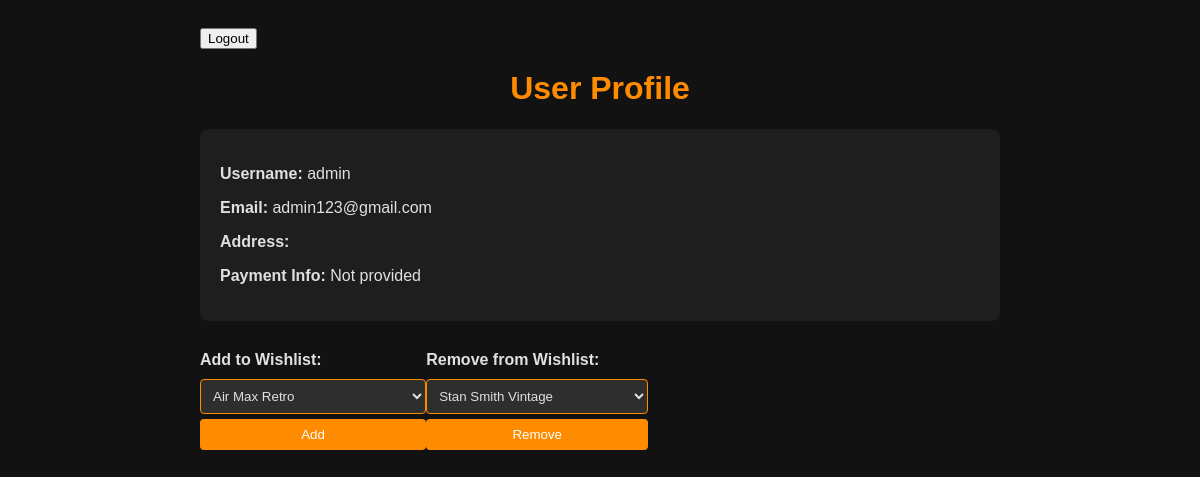
The app's page /users/profile/ (signed in) with its own data.
### users/models.py (models this page shows, shortened)
class UserProfile(AbstractUser):
    email = models.EmailField(unique=True)
    address = models.TextField()
    payment_info = models.TextField(blank=True, null=True)

### users/views.py (the view)
# urls.py: path('profile/', views.profile_view, name="profile"),
@login_required
def profile_view(request):
    user = request.user
    products = Product.objects.all()
    wishlist = Wishlist.objects.filter(user=user)
    return render(request, 'users/profile.html', {
        'user': user,
        'products': products,
        'wishlist': wishlist,
    })

### users/templates/users/profile.html (shortened to what this page needs)
{% load static %}
<!DOCTYPE html>
<html lang="en">
<head>
    <link rel="stylesheet" href="{% static 'css/profile.css' %}">
</head>
<body class="black-theme">
    <div class="profile-container">
        <form class="logout-link" action="{% url 'users:logout'%}" method="post">
            <button type="submit">Logout</button>
        </form>
        <h1>User Profile</h1>
        <div class="profile-info">
            <p><strong>Username:</strong> {{ user.username }}</p>
            <p><strong>Email:</strong> {{ user.email }}</p>
            <p><strong>Address:</strong> {{ user.address }}</p>
            <p><strong>Payment Info:</strong> {{ user.payment_info|default:"Not provided" }}</p>
        </div>
        <div class="wishlist-section">
            <div class="dropdown-container">
                <div class="dropdown">
                    <label for="add-wishlist">Add to Wishlist:</label>
                    <select id="add-wishlist" name="product_to_add">
                        {% for product in products %}
                            <option value="{{ product.id }}">{{ product.name }}</option>
                        {% endfor %}
                    </select>
                    <button onclick="addToWishlist()">Add</button>
                </div>
                <div class="dropdown">
                    <label for="remove-wishlist">Remove from Wishlist:</label>
                    <select id="remove-wishlist" name="product_to_remove">
                        {% for item in wishlist %}
                            <option value="{{ item.product.id }}">{{ item.product.name }}</option>
                        {% endfor %}
                    </select>
                    <button onclick="removeFromWishlist()">Remove</button>
                </div>
            </div>
        </div>
    </div>
</body>
</html>

### static/css/profile.css (style rules this page uses)
body.black-theme { background-color: #121212; color: #e0e0e0; font-family: Arial, sans-serif; }
.profile-container { max-width: 800px; margin: auto; padding: 20px; }
.profile-info { background-color: #1e1e1e; padding: 20px; border-radius: 8px; margin-bottom: 30px; }
h1 { color: #ff8c00; text-align: center; }
.wishlist-section { display: flex; justify-content: space-between; gap: 20px; }
.dropdown-container { display: flex; justify-content: space-between; margin-right: 20px; }
.dropdown label { display: block; font-weight: bold; margin-bottom: 5px; }
.dropdown select, .dropdown button { width: 100%; padding: 8px; margin-top: 5px; border: 1px solid #ff8c00; background-color: #2e2e2e; color: #e0e0e0; border-radius: 4px; }
.dropdown button { background-color: #ff8c00; border: none; color: white; cursor: pointer; transition: background-color 0.3s; }

### records on screen
UserProfile: username "admin", email "admin123@gmail.com", payment_info "Not provided"

### other values on screen
form field product_to_add "Air Max Retro"
form field product_to_remove "Stan Smith Vintage"
